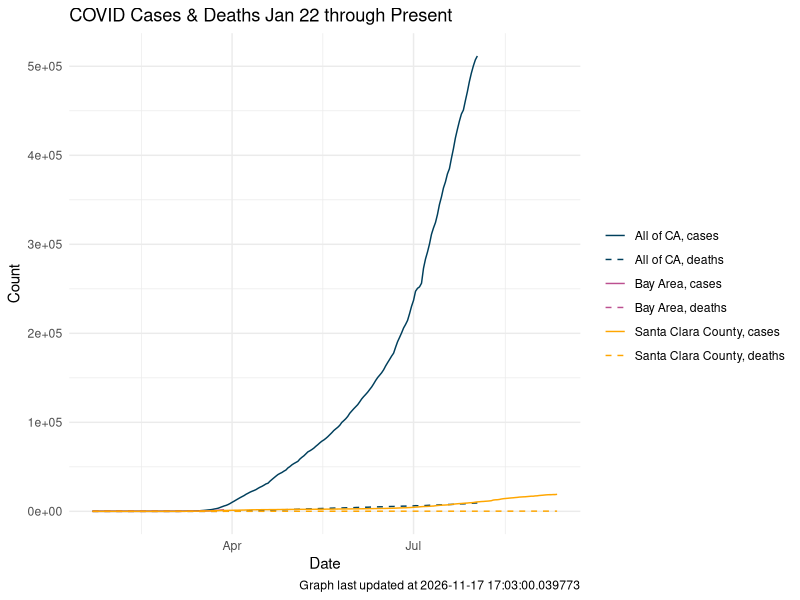
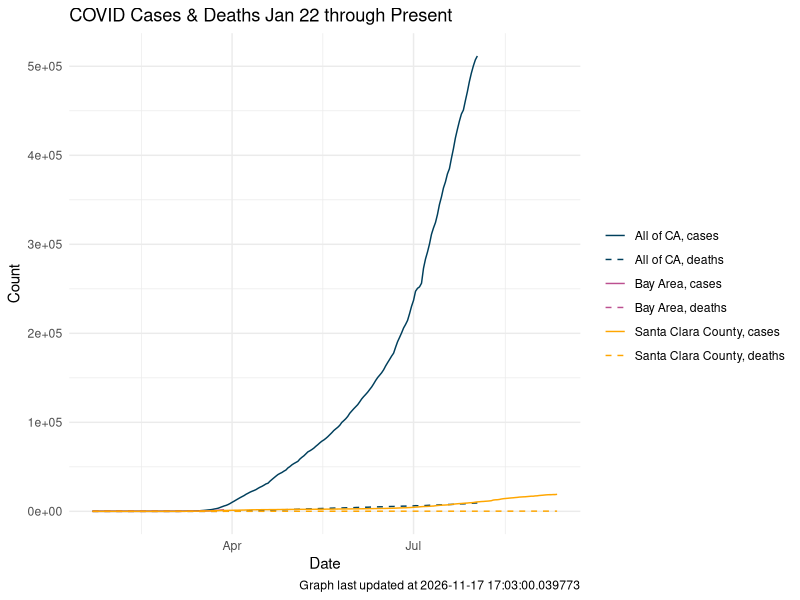

Here is the R script that generated these plots, in order:
#!/usr/bin/env Rscript

library(dplyr)
library(ggplot2)
library(readr)
library(tidyr)

# Shelter in place order dates
bay_shelter <- as.Date("2020-03-16")
ca_shelter <- as.Date("2020-03-19")

# Read data
bay <- read_csv("data/bay_area_agg.csv")
ca  <- read_csv("data/california_agg.csv")
sc  <- read_csv("data/santa_clara_agg.csv")

df <- 
  bind_rows("Bay Area" = bay, 
            "All of CA" = ca, 
            "Santa Clara County" = sc,
            .id = "region") %>% 
  select(region, date, cases, deaths) %>% 
  pivot_longer(c(cases, deaths), names_to = "var", values_to = "count") %>% 
  mutate(group = paste(region, var, sep = ", "))

colors <- c("#003f5c", "#bc5090", "#ffa600") 
ltys <- c("solid", "dashed") 
          
ggplot(data = df, 
       aes(x = date, y = count, color = group, lty = group)) +
  geom_line() +
  geom_segment(x = bay_shelter, xend = bay_shelter,
               y = 0, yend = .92*max(df$count),
               lty = "dotted", color = "black") +
  annotate("text", x = bay_shelter - 6, y = 0.95*max(df$count), label = "Bay Shelter in Place") +
  geom_segment(x = ca_shelter, xend = ca_shelter, 
               y = 0, yend = .97*max(df$count), 
               lty = "dotted", color = "black") +
  annotate("text", x = ca_shelter - 6, y = max(df$count), label = "CA Shelter in Place") +
  theme_minimal() +
  labs(title = "COVID Cases & Deaths Jan 22 through Present", 
       x = "Date", 
       y = "Count", 
       color = "", 
       lty = "", 
       caption = paste("Graph last updated at", Sys.time())) +
  scale_colour_manual(values= rep(colors, each = length(ltys))) +   
  scale_linetype_manual(values=rep(ltys, length(unique(df$region)))) 

ggsave("cases_deaths.png")
